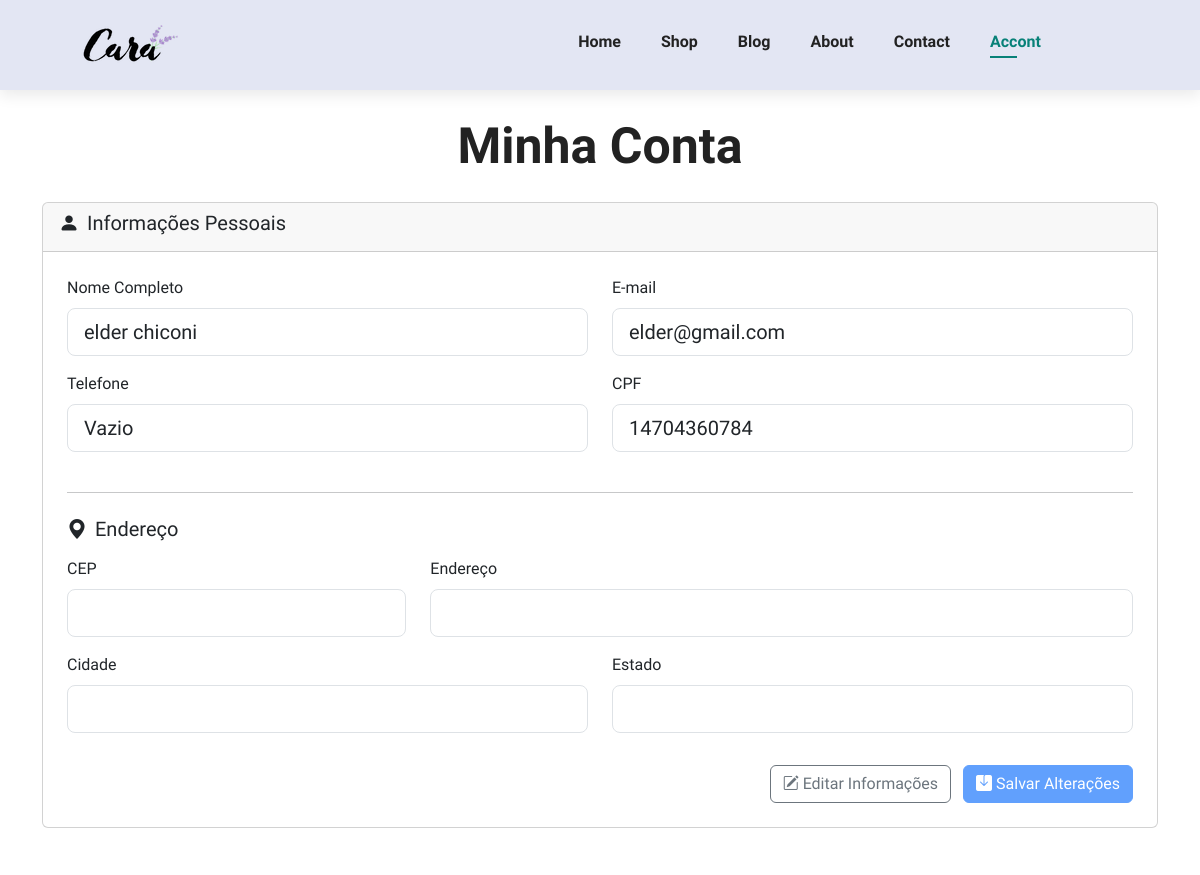
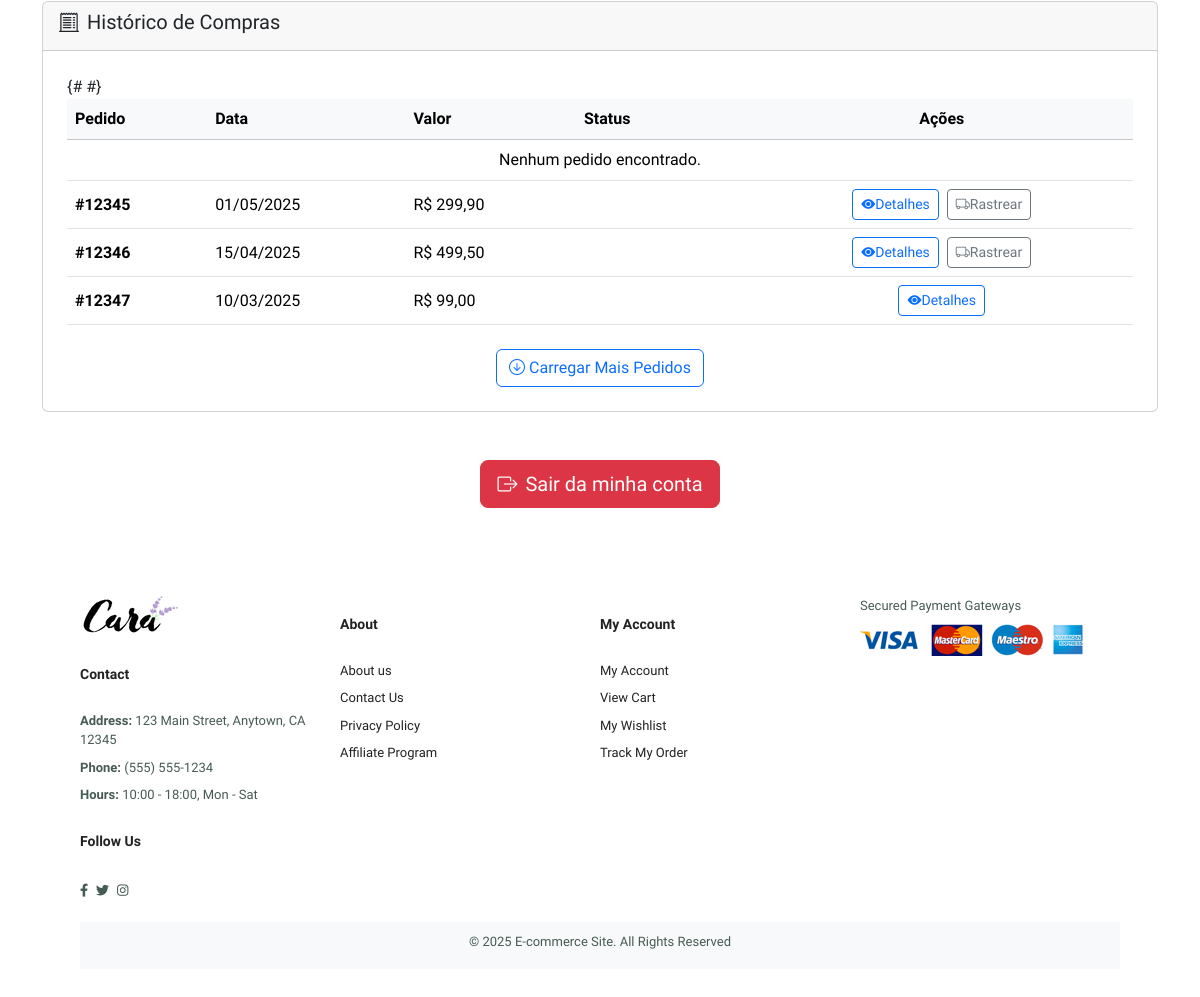
The page /contas/account/ (signed in) on the database its author committed (2 pictures, top to bottom).
### contas/models.py (models this page shows, shortened)
class UsuarioCustomizado(AbstractUser):
    telefone = models.CharField(
        max_length=20,
        null=True,
        blank=True
    )
    cpf = models.CharField(
        max_length=14,
        unique=True
    )
    cep = models.CharField(
        max_length=10,
        null=True,
        blank=True
    )
    endereco = models.CharField(
        max_length=255,
        null=True,
        blank=True
    )
    cidade = models.CharField(
        max_length=100,
        null=True,
        blank=True
    )
    estado = models.CharField(
        max_length=2,
        null=True,
        blank=True
    )
    data_nascimento = models.DateField(
        null=True,
        blank=True
    )

### contas/views.py (the view)
# urls.py: path('account/', views.account, name='account'),
@login_required
def account(request):
    user = request.user
    if request.method == 'POST':
        form = UserUpdateForm(request.POST, instance=user)
        if form.is_valid():
            form.save()
            messages.success(request, 'Informações atualizadas com sucesso!')
            return redirect('account')  # ou 'contas:account' se estiver com namespace
        else:
            messages.error(request, 'Por favor, corrija os erros abaixo.')
    else:
        form = UserUpdateForm(instance=user)
    return render(request, 'contas/account-page.html', {
        'form': form,
        'user': user
    })

### templates/contas/account-page.html (shortened to what this page needs)
{% extends 'base.html' %}
{% load static %}
{% block extra_css %}
    <link rel="stylesheet" href="https://cdn.jsdelivr.net/npm/bootstrap-icons@1.11.3/font/bootstrap-icons.min.css">
{% endblock %}
{% block content %}
<div class="container my-4">
    <h1 class="mb-4 text-center page-title account-page-title">Minha Conta</h1>
    <div class="card account-card mb-5">
        <div class="card-header">
            <h5><i class="bi bi-person-fill me-2"></i>Informações Pessoais</h5>
        </div>
        <div class="card-body p-4">
            <form method="POST">
                <div class="row">
                    <div class="col-md-6 mb-3">
                        <label class="form-label">Nome Completo</label>
                        {{ form.first_name }}
                    </div>
                    <div class="col-md-6 mb-3">
                        <label class="form-label">E-mail</label>
                        {{ form.email }}
                    </div>
                </div>
                <div class="row">
                    <div class="col-md-6 mb-3">
                        <label class="form-label">Telefone</label>
                        {{ form.telefone }}
                    </div>
                    <div class="col-md-6 mb-3">
                        <label class="form-label">CPF</label>
                        {{ form.cpf }}
                    </div>
                </div>
                <hr class="my-4">
                <h5 class="mb-3"><i class="bi bi-geo-alt-fill me-2"></i>Endereço</h5>
                <div class="row">
                    <div class="col-md-4 mb-3">
                        <label class="form-label">CEP</label>
                        {{ form.cep }}
                    </div>
                    <div class="col-md-8 mb-3">
                        <label class="form-label">Endereço</label>
                        {{ form.endereco }}
                    </div>
                </div>
                <div class="row">
                    <div class="col-md-6 mb-3">
                        <label class="form-label">Cidade</label>
                        {{ form.cidade }}
                    </div>
                    <div class="col-md-6 mb-3">
                        <label class="form-label">Estado</label>
                        {{ form.estado }}
                    </div>
                </div>
                <div class="text-end mt-3">
                    <button type="button" id="editBtn" class="btn btn-outline-secondary me-2">
                        <i class="bi bi-pencil-square me-1"></i>Editar Informações
                    </button>
                    <button type="submit" id="saveBtn" class="btn btn-primary account-btn" disabled>
                        <i class="bi bi-save-fill me-1"></i>Salvar Alterações
                    </button>
                </div>
            </form>
        </div>
    </div>
    <div class="card account-card">
        <div class="card-header">
            <h5><i class="bi bi-receipt-cutoff me-2"></i>Histórico de Compras</h5>
        </div>
        <div class="card-body p-4">
            <table class="table table-hover align-middle account-table">
                <thead class="table-light">
                    <tr>
                        <th>Pedido</th>
                        <th>Data</th>
                        <th>Valor</th>
                        <th>Status</th>
                        <th class="text-center">Ações</th>
                    </tr>
                </thead>
                <tbody>
                    {% for order in orders %}
                    <tr>
                        <td><strong>#{{ order.id }}</strong></td>
                        <td>{{ order.date|date:"d/m/Y" }}</td>
                        <td>R$ {{ order.value|floatformat:2 }}</td>
                        <td>
                            <span class="badge rounded-pill p-2
                                {% if order.status == 'Entregue' %}status-entregue
                                {% elif order.status == 'Enviado' %}status-enviado
                                {% elif order.status == 'Cancelado' %}status-pendente
                                {% else %}bg-secondary{% endif %}">
                                {{ order.get_status_display }}
                            </span>
                        </td>
                        <td class="text-center">
                            <a href="{% url 'order_details' order.id %}" class="btn btn-sm btn-outline-primary account-btn-outline" title="Ver Detalhes"><i class="bi bi-eye-fill"></i>Detalhes</a>
                            {% if order.status == 'Enviado' %}
                            <a href="#" class="btn btn-sm btn-outline-secondary ms-1" title="Rastrear Pedido"><i class="bi bi-truck"></i>Rastrear</a>
                            {% endif %}
                        </td>
                    </tr>
                    {% empty %}
                    <tr>
                        <td colspan="5" class="text-center">Nenhum pedido encontrado.</td>
                    </tr>
                    {% endfor %}
                    <tr>
                        <td><strong>#12345</strong></td>
                        <td>01/05/2025</td>
                        <td>R$ 299,90</td>
                        <td><span class="badge rounded-pill status-entregue p-2">Entregue</span></td>
                        <td class="text-center">
                            <a href="#" class="btn btn-sm btn-outline-primary account-btn-outline" title="Ver Detalhes"><i class="bi bi-eye-fill"></i>Detalhes</a>
                            <a href="#" class="btn btn-sm btn-outline-secondary ms-1" title="Rastrear Pedido"><i class="bi bi-truck"></i>Rastrear</a>
                        </td>
                    </tr>
                    <tr>
                        <td><strong>#12346</strong></td>
                        <td>15/04/2025</td>
                        <td>R$ 499,50</td>
                        <td><span class="badge rounded-pill status-enviado p-2">Enviado</span></td>
                        <td class="text-center">
                            <a href="#" class="btn btn-sm btn-outline-primary account-btn-outline" title="Ver Detalhes"><i class="bi bi-eye-fill"></i>Detalhes</a>
                            <a href="#" class="btn btn-sm btn-outline-secondary ms-1" title="Rastrear Pedido"><i class="bi bi-truck"></i>Rastrear</a>
                        </td>
                    </tr>
                     <tr>
                        <td><strong>#12347</strong></td>
                        <td>10/03/2025</td>
                        <td>R$ 99,00</td>
                        <td><span class="badge rounded-pill status-pendente p-2">Cancelado</span></td>
                        <td class="text-center">
                            <a href="#" class="btn btn-sm btn-outline-primary account-btn-outline" title="Ver Detalhes"><i class="bi bi-eye-fill"></i>Detalhes</a>
                        </td>
                    </tr>
                </tbody>
            </table>
            <div class="text-center mt-4">
                <a href="#" class="btn btn-outline-primary account-btn-outline"><i class="bi bi-arrow-down-circle me-1"></i>Carregar Mais Pedidos</a>
            </div>
        </div>
    </div>
    <div class="text-center my-5">
        <form action="{% url 'logout' %}" method="POST" style="display: inline;">
            <button type="submit" class="btn btn-danger btn-lg">
                <i class="bi bi-box-arrow-right me-2"></i>Sair da minha conta
            </button>
        </form>
    </div>
</div>
{% endblock %}

### static/core/css/style_base.css (style rules this page uses)
* { margin: 0; padding: 0; box-sizing: border-box; font-family: "Spartan", sans-serif; }
html { scroll-behavior: smooth; }
h1 { font-size: 50px; line-height: 64px; color: #222; font-weight: revert; }

### rows shown on the page
UsuarioCustomizado: first_name "elder chiconi", email "elder@gmail.com", telefone "Vazio", cpf "14704360784"
